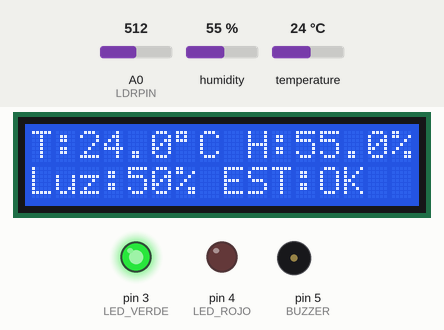
The program below on a simulated Arduino Uno, built with avr-gcc and run on an emulated ATmega328P. Parts: 16×2 character LCD, output pins drawn as LEDs (lit = HIGH), buzzer (waves = sounding). The test bench sets the inputs (shaded band); at power-on: humidity 55 %, temperature 24 °C, A0 (LDRPIN) = 512. What the program prints to the serial monitor is not drawn.

Above: at 3.3 s.
3.4 s: humidity set to 68 %
At 6.0 s:
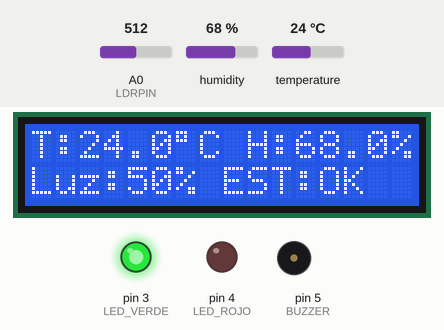
7.0 s: humidity set to 71 %
At 9.7 s:
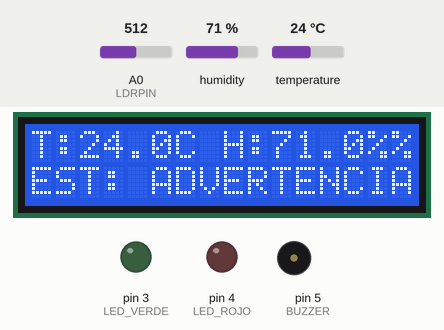
15.1 s: temperature set to 28 °C
At 18.0 s:
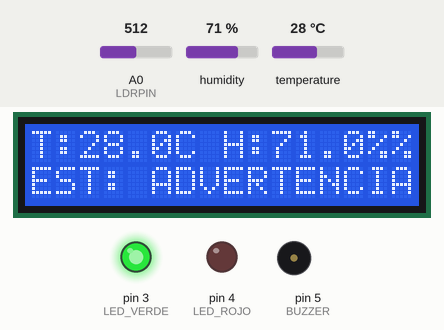
18.4 s: temperature set to 31 °C
At 20.7 s:
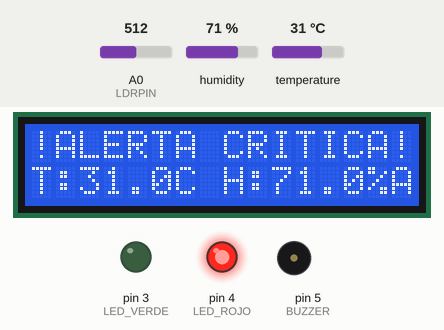
21.9 s: temperature set to 12 °C
At 26.1 s:
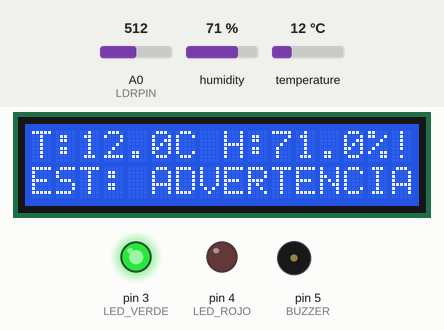
30.1 s: A0 (LDRPIN) set to 112
38.3 s: A0 (LDRPIN) set to 102
Timing chart, 0 to 42.3 s (numbered marks = the images above; inputs shaded):
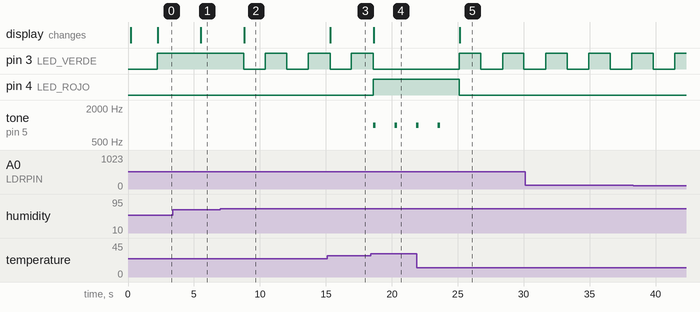

The program:

main.cpp
```cpp
#include <Arduino.h>
#include <Wire.h>
#include <LiquidCrystal_I2C.h>
#include <DHT.h>

#define DHTPIN 2
#define DHTTYPE DHT11
#define LDRPIN A0

#define LED_VERDE 3
#define LED_ROJO  4
#define BUZZER    5

const float TEMP_ADVERTENCIA = 27.0;
const float TEMP_ALARMA      = 30.0;
const float HUM_ADVERTENCIA  = 70.0;
const float HUM_ALARMA       = 80.0;

enum EstadoSistema {
  ESTADO_NORMAL,
  ESTADO_ADVERTENCIA,
  ESTADO_ALARMA
};

EstadoSistema estadoActual = ESTADO_NORMAL;

DHT dht(DHTPIN, DHTTYPE);
LiquidCrystal_I2C lcd(0x27, 16, 2);

void setup() {
  Serial.begin(9600);
  Serial.println(F("=================================================="));
  Serial.println(F(" UEA - SISTEMA DE MONITOREO AMBIENTAL (VS CODE)  "));
  Serial.println(F("=================================================="));

  pinMode(LED_VERDE, OUTPUT);
  pinMode(LED_ROJO, OUTPUT);
  pinMode(BUZZER, OUTPUT);

  digitalWrite(LED_VERDE, LOW);
  digitalWrite(LED_ROJO, LOW);
  digitalWrite(BUZZER, LOW);

  dht.begin();
  lcd.init();
  lcd.backlight();

  lcd.setCursor(0, 0);
  lcd.print("SISTEMA AMBIENTAL");
  lcd.setCursor(0, 1);
  lcd.print("INICIALIZANDO...");
  delay(2000);
  lcd.clear();
}

void loop() {
  float humedad = dht.readHumidity();
  float temperatura = dht.readTemperature();
  int valorLDR = analogRead(LDRPIN);
  int porcentajeLuz = map(valorLDR, 0, 1023, 0, 100);

  if (isnan(humedad) || isnan(temperatura)) {
    Serial.println(F("ERROR: Fallo al leer datos del sensor DHT."));
    lcd.setCursor(0, 0);
    lcd.print("ERROR EN SENSOR ");
    lcd.setCursor(0, 1);
    lcd.print("VERIFICAR CABLES");
    delay(2000);
    return;
  }

  if (temperatura >= TEMP_ALARMA || humedad >= HUM_ALARMA) {
    estadoActual = ESTADO_ALARMA;
  } else if (temperatura >= TEMP_ADVERTENCIA || humedad >= HUM_ADVERTENCIA) {
    estadoActual = ESTADO_ADVERTENCIA;
  } else {
    estadoActual = ESTADO_NORMAL;
  }

  switch (estadoActual) {
    case ESTADO_NORMAL:
      digitalWrite(LED_VERDE, HIGH);
      digitalWrite(LED_ROJO, LOW);
      digitalWrite(BUZZER, LOW);

      lcd.setCursor(0, 0);
      lcd.print("T:"); lcd.print(temperatura, 1); lcd.print((char)223); lcd.print("C ");
      lcd.print("H:"); lcd.print(humedad, 1); lcd.print("% ");
      lcd.setCursor(0, 1);
      lcd.print("Luz:"); lcd.print(porcentajeLuz); lcd.print("% EST:OK  ");
      break;

    case ESTADO_ADVERTENCIA:
      digitalWrite(LED_VERDE, !digitalRead(LED_VERDE));
      digitalWrite(LED_ROJO, LOW);
      digitalWrite(BUZZER, LOW);

      lcd.setCursor(0, 0);
      lcd.print("T:"); lcd.print(temperatura, 1); lcd.print("C ");
      lcd.print("H:"); lcd.print(humedad, 1); lcd.print("%");
      lcd.setCursor(0, 1);
      lcd.print("EST: ADVERTENCIA");
      break;

    case ESTADO_ALARMA:
      digitalWrite(LED_VERDE, LOW);
      digitalWrite(LED_ROJO, HIGH);
      tone(BUZZER, 1000, 200);

      lcd.setCursor(0, 0);
      lcd.print("!ALERTA CRITICA!");
      lcd.setCursor(0, 1);
      lcd.print("T:"); lcd.print(temperatura, 1); lcd.print("C H:"); lcd.print(humedad, 1); lcd.print("%");
      break;
  }

  Serial.print(F("Temperatura: ")); Serial.print(temperatura, 1); Serial.print(F(" °C | "));
  Serial.print(F("Humedad: "));     Serial.print(humedad, 1);     Serial.print(F(" % | "));
  Serial.print(F("Luminosidad: ")); Serial.print(valorLDR);       Serial.print(F(" ("));
  Serial.print(porcentajeLuz);       Serial.println(F("% )"));

  Serial.print(F("Estado del Sistema: "));
  switch (estadoActual) {
    case ESTADO_NORMAL:      Serial.println(F("Monitoreo (Normal)")); break;
    case ESTADO_ADVERTENCIA: Serial.println(F("ADVERTENCIA")); break;
    case ESTADO_ALARMA:      Serial.println(F("ALARMA CRITICA")); break;
  }
  Serial.println(F("--------------------------------------------------"));

  delay(1500);
}
```

Measured:
- the behaviour switches between 69 and 70 % on humidity (found by bisection; images 1 and 2)
- the behaviour switches between 29 and 30 °C on temperature (found by bisection; images 3 and 4)
- after the input at 3.4 s, the display: changes after 2.1 s (image 1)
- after the input at 7.0 s, pin 3 (LED_VERDE): alternates HIGH for 1.6 s and LOW for 1.6 s, starting after 1.8 s; the display: changes after 1.8 s (image 2)
- after the input at 15.1 s, the display: changes after 0.22 s (image 3)
- after the input at 18.4 s, pin 3 (LED_VERDE): goes on until 18.6 s, then stays LOW; pin 4 (LED_ROJO): LOW → HIGH after 0.18 s; tone on pin 5 (BUZZER): alternates 1000 Hz for 0.20 s and silent for 1.4 s, starting after 0.18 s; the display: changes after 0.21 s (image 4)
- after the input at 21.9 s, pin 3 (LED_VERDE): alternates HIGH for 1.6 s and LOW for 1.6 s, starting after 3.2 s; pin 4 (LED_ROJO): HIGH → LOW after 3.2 s; tone on pin 5 (BUZZER): goes on until 23.7 s, then stays silent; the display: changes after 3.3 s (image 5)
